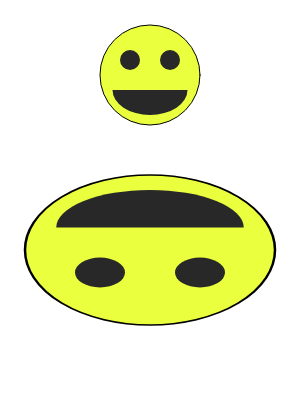
Frame 1 (no input)
Frame 60 (no input): identical to frame 1, image omitted
Frame 120 (the mouse pressed at the canvas centre since frame 60): identical to frame 1, image omitted

The p5.js sketch that drew this single still picture (run headless with seeded random() and noise() and a simulated clock; from frame 60 on, the mouse is pressed at the canvas centre):

// p5.js sketch
// ── sketch.js
function setup(){
    // create a canvas that is
    // (width:400px, height:600px)
    createCanvas(300,400);
}

function draw() {
    // set the background to 'white'
    background(255);

    // original, unchanged smiley face
    translate( 150, 75 );
    // ** draw the smily face **
    stroke( 0 );
    fill('rgba(234, 255, 61, 1.0)');
    ellipse( 0, 0, 100 );
    noStroke();
    fill( 40, 255 );
    arc( 0, 15, 75, 50, 0, PI );
    ellipse( -20, -15, 20 );
    ellipse( 20, -15, 20 );

    // scale the x-axis by 250%
    // scale the y-axis by 150%
    // and flip around the y-axis
    translate( 0, 175 );
    scale(2.5, -1.5);
    // ** draw the smily face **
    stroke( 0 );
    fill('rgba(234, 255, 61, 1.0)');
    ellipse( 0, 0, 100 );
    noStroke();
    fill( 40, 255 );
    arc( 0, 15, 75, 50, 0, PI );
    ellipse( -20, -15, 20 );
    ellipse( 20, -15, 20 );
}
